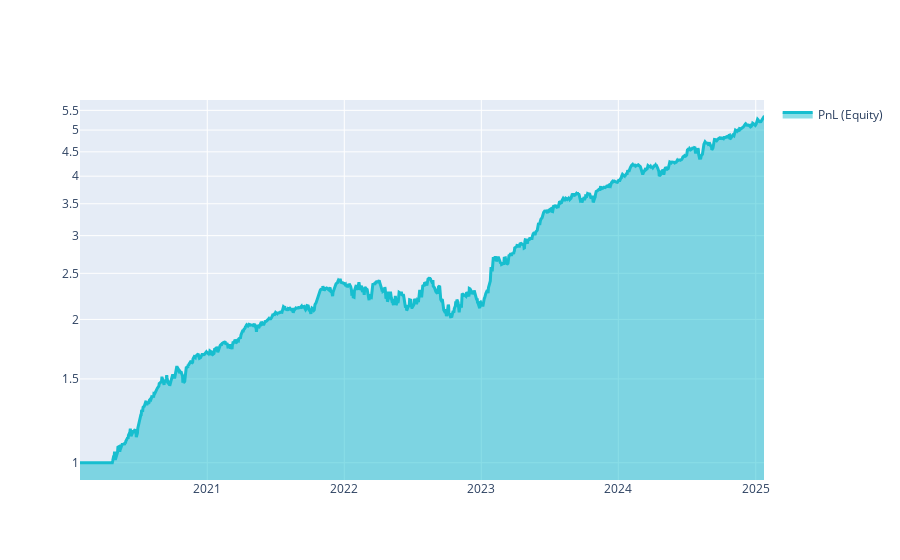

The notebook cell this image was saved under:
### Markdown cell above
The sharpe ratio using the method above follows from **forward looking**. Predictions for (let us say) 2017 know about the relation between features and targets in 2020. Let us visualize the results:

### Code cell
import qnt.graph as qngraph

statistics = qnstats.calc_stat(stock_data, weights)

display(statistics.to_pandas().tail())

performance = statistics.to_pandas()["equity"]
qngraph.make_plot_filled(performance.index, performance, name="PnL (Equity)", type="log")

display(statistics[-1:].sel(field = ["sharpe_ratio"]).transpose().to_pandas())

# check for correlations with existing strategies:
qnstats.print_correlation(weights,stock_data)

### Figure 1 — Plotly figure (JSON) as saved in the notebook; plotly's stock layout.template omitted (floating-point values rounded to 4 significant figures; data arrays with more than 128 entries replaced by an {"elided": "..."} marker saying what was removed)
{"data": [{"fill": "tonexty", "line": {"color": "#17BECF", "width": 3}, "name": "PnL (Equity)", "type": "scatter", "x": {"elided": "1255 str values"}, "y": {"elided": "1255 float values"}}], "layout": {"autosize": true, "showlegend": true, "xaxis": {"autorange": true, "range": ["2020-01-28", "2025-01-23"], "type": "date"}, "yaxis": {"range": [-0.03629, 0.7621], "type": "log"}}}
